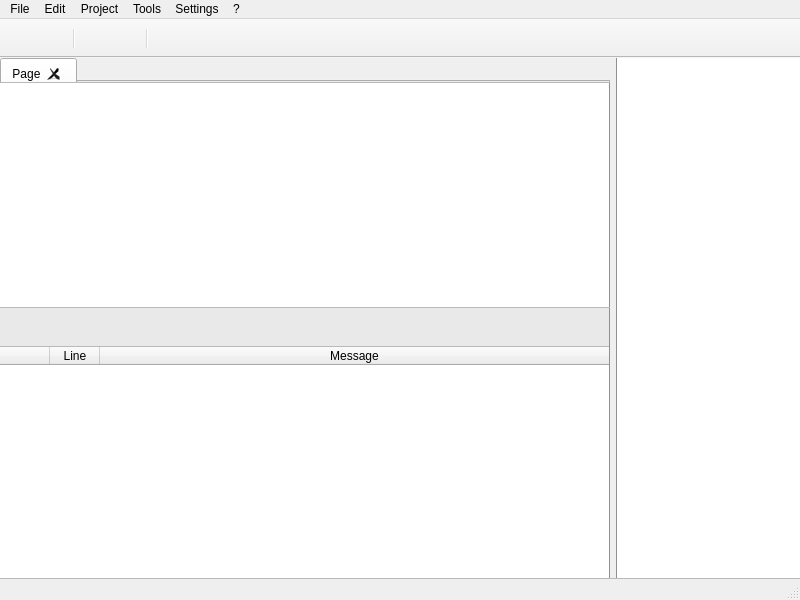
<?xml version="1.0" encoding="UTF-8"?>
<ui version="4.0">
 <class>ase::MainWindow</class>
 <widget class="QMainWindow" name="ase::MainWindow">
  <property name="geometry">
   <rect>
    <x>0</x>
    <y>0</y>
    <width>800</width>
    <height>600</height>
   </rect>
  </property>
  <property name="minimumSize">
   <size>
    <width>800</width>
    <height>600</height>
   </size>
  </property>
  <property name="windowTitle">
   <string>MainWindow</string>
  </property>
  <property name="styleSheet">
   <string notr="true">QStatusBar#statusBar
{
	border-top: 1px solid #B9B9B9;
}</string>
  </property>
  <widget class="QWidget" name="centralWidget">
   <property name="sizePolicy">
    <sizepolicy hsizetype="Preferred" vsizetype="Preferred">
     <horstretch>0</horstretch>
     <verstretch>0</verstretch>
    </sizepolicy>
   </property>
   <layout class="QGridLayout" name="gridLayout">
    <property name="leftMargin">
     <number>0</number>
    </property>
    <property name="topMargin">
     <number>0</number>
    </property>
    <property name="rightMargin">
     <number>0</number>
    </property>
    <property name="bottomMargin">
     <number>0</number>
    </property>
    <property name="verticalSpacing">
     <number>0</number>
    </property>
    <item row="0" column="0">
     <widget class="QTabWidget" name="tabWidget">
      <property name="sizePolicy">
       <sizepolicy hsizetype="Expanding" vsizetype="Fixed">
        <horstretch>0</horstretch>
        <verstretch>0</verstretch>
       </sizepolicy>
      </property>
      <property name="maximumSize">
       <size>
        <width>16777215</width>
        <height>24</height>
       </size>
      </property>
      <property name="styleSheet">
       <string notr="true">QTabBar::close-button
{
	image: url(:/images/tab_close.png);
}

QTabBar::close-button:hover
{
	image: url(:/images/tab_close_hover.png);
}

QTabBar::close-button:pressed
{
	image: url(:/images/tab_close_press.png);
}

QTabWidget:pane
{
}</string>
      </property>
      <property name="documentMode">
       <bool>false</bool>
      </property>
      <property name="tabsClosable">
       <bool>true</bool>
      </property>
      <widget class="QWidget" name="tab">
       <attribute name="title">
        <string>Page</string>
       </attribute>
      </widget>
     </widget>
    </item>
    <item row="0" column="1" rowspan="2">
     <widget class="QTreeWidget" name="treeWidget">
      <property name="sizePolicy">
       <sizepolicy hsizetype="Fixed" vsizetype="Expanding">
        <horstretch>0</horstretch>
        <verstretch>0</verstretch>
       </sizepolicy>
      </property>
      <property name="minimumSize">
       <size>
        <width>181</width>
        <height>401</height>
       </size>
      </property>
      <property name="styleSheet">
       <string notr="true">QTreeWidget
{
	border: 1px solid #909090;
	border-top: none;
	border-right: none;
	border-bottom: none;
}</string>
      </property>
      <property name="frameShape">
       <enum>QFrame::NoFrame</enum>
      </property>
      <property name="frameShadow">
       <enum>QFrame::Plain</enum>
      </property>
      <attribute name="headerVisible">
       <bool>false</bool>
      </attribute>
      <attribute name="headerStretchLastSection">
       <bool>true</bool>
      </attribute>
      <column>
       <property name="text">
        <string notr="true">1</string>
       </property>
      </column>
     </widget>
    </item>
    <item row="1" column="0">
     <widget class="QSplitter" name="splitter">
      <property name="orientation">
       <enum>Qt::Vertical</enum>
      </property>
      <property name="handleWidth">
       <number>0</number>
      </property>
      <property name="childrenCollapsible">
       <bool>false</bool>
      </property>
      <widget class="ase::ASEEditor" name="plainTextEdit">
       <property name="minimumSize">
        <size>
         <width>610</width>
         <height>150</height>
        </size>
       </property>
       <property name="styleSheet">
        <string notr="true">QPlainTextEdit#plainTextEdit
{
	border-top: 1px solid #B9B9B9;
	border-right: 1px solid #909090;
	border-left: none;
	border-bottom: none;
}

QPlainTextEdit#plainTextEdit
{
	background-color: #FFFFFF;
}</string>
       </property>
       <property name="lineWrapMode">
        <enum>QPlainTextEdit::NoWrap</enum>
       </property>
       <property name="tabStopWidth">
        <number>40</number>
       </property>
      </widget>
      <widget class="QFrame" name="frame">
       <property name="minimumSize">
        <size>
         <width>610</width>
         <height>100</height>
        </size>
       </property>
       <property name="styleSheet">
        <string notr="true">QFrame#frame
{
	border-top: 1px solid #b9b9b9;
	border-right: 1px solid #909090;
	background-color: white;
}</string>
       </property>
       <property name="frameShape">
        <enum>QFrame::NoFrame</enum>
       </property>
       <property name="frameShadow">
        <enum>QFrame::Plain</enum>
       </property>
       <property name="lineWidth">
        <number>0</number>
       </property>
       <layout class="QVBoxLayout" name="verticalLayout">
        <property name="spacing">
         <number>0</number>
        </property>
        <property name="leftMargin">
         <number>0</number>
        </property>
        <property name="topMargin">
         <number>0</number>
        </property>
        <property name="rightMargin">
         <number>0</number>
        </property>
        <property name="bottomMargin">
         <number>0</number>
        </property>
        <item>
         <widget class="QToolBar" name="errorToolBar">
          <property name="minimumSize">
           <size>
            <width>0</width>
            <height>34</height>
           </size>
          </property>
          <property name="styleSheet">
           <string notr="true">QToolBar#errorToolBar
{
    background-color: #e9e9e9;
	border-bottom: 1px solid #b9b9b9;
}</string>
          </property>
          <addaction name="actionClearTable"/>
          <addaction name="actionSaveTable"/>
          <addaction name="actionCloseDebugger"/>
         </widget>
        </item>
        <item>
         <widget class="QTableWidget" name="tableWidget">
          <property name="frameShape">
           <enum>QFrame::NoFrame</enum>
          </property>
          <property name="frameShadow">
           <enum>QFrame::Plain</enum>
          </property>
          <property name="lineWidth">
           <number>0</number>
          </property>
          <property name="sortingEnabled">
           <bool>true</bool>
          </property>
          <property name="rowCount">
           <number>0</number>
          </property>
          <property name="columnCount">
           <number>3</number>
          </property>
          <attribute name="horizontalHeaderVisible">
           <bool>true</bool>
          </attribute>
          <attribute name="horizontalHeaderCascadingSectionResizes">
           <bool>false</bool>
          </attribute>
          <attribute name="horizontalHeaderDefaultSectionSize">
           <number>50</number>
          </attribute>
          <attribute name="horizontalHeaderHighlightSections">
           <bool>true</bool>
          </attribute>
          <attribute name="horizontalHeaderMinimumSectionSize">
           <number>20</number>
          </attribute>
          <attribute name="horizontalHeaderShowSortIndicator" stdset="0">
           <bool>true</bool>
          </attribute>
          <attribute name="horizontalHeaderStretchLastSection">
           <bool>true</bool>
          </attribute>
          <attribute name="verticalHeaderVisible">
           <bool>false</bool>
          </attribute>
          <attribute name="verticalHeaderDefaultSectionSize">
           <number>20</number>
          </attribute>
          <attribute name="verticalHeaderMinimumSectionSize">
           <number>20</number>
          </attribute>
          <attribute name="verticalHeaderShowSortIndicator" stdset="0">
           <bool>false</bool>
          </attribute>
          <attribute name="verticalHeaderStretchLastSection">
           <bool>false</bool>
          </attribute>
          <column>
           <property name="text">
            <string/>
           </property>
          </column>
          <column>
           <property name="text">
            <string>Line</string>
           </property>
          </column>
          <column>
           <property name="text">
            <string>Message</string>
           </property>
           <property name="font">
            <font>
             <strikeout>false</strikeout>
            </font>
           </property>
          </column>
         </widget>
        </item>
       </layout>
      </widget>
     </widget>
    </item>
   </layout>
  </widget>
  <widget class="QMenuBar" name="menuBar">
   <property name="geometry">
    <rect>
     <x>0</x>
     <y>0</y>
     <width>800</width>
     <height>21</height>
    </rect>
   </property>
   <widget class="QMenu" name="menuFile">
    <property name="title">
     <string>File</string>
    </property>
    <addaction name="actionOpen"/>
    <addaction name="separator"/>
    <addaction name="actionSave_Script"/>
    <addaction name="actionSave_ROM"/>
    <addaction name="actionSave_As"/>
    <addaction name="separator"/>
    <addaction name="actionNew_Script"/>
    <addaction name="separator"/>
    <addaction name="actionExit"/>
   </widget>
   <widget class="QMenu" name="menuEdit">
    <property name="title">
     <string>Edit</string>
    </property>
    <addaction name="actionUndo"/>
    <addaction name="actionRedo"/>
    <addaction name="separator"/>
    <addaction name="actionCut"/>
    <addaction name="actionCopy"/>
    <addaction name="actionPaste"/>
    <addaction name="actionDelete"/>
    <addaction name="separator"/>
    <addaction name="actionSelect_All"/>
    <addaction name="actionFind_Replace"/>
   </widget>
   <widget class="QMenu" name="menuProject">
    <property name="title">
     <string>Project</string>
    </property>
    <addaction name="actionOpen_Project"/>
    <addaction name="actionSave_Project"/>
    <addaction name="separator"/>
    <addaction name="actionNew_Project"/>
    <addaction name="separator"/>
    <addaction name="actionProperties"/>
   </widget>
   <widget class="QMenu" name="menuTools">
    <property name="title">
     <string>Tools</string>
    </property>
    <addaction name="actionCompile_Script"/>
    <addaction name="actionDebug_Script"/>
    <addaction name="separator"/>
    <addaction name="actionDecompile_Script"/>
    <addaction name="actionDecompile_Levelscript"/>
    <addaction name="separator"/>
    <addaction name="actionCreate_text"/>
    <addaction name="actionCreate_movement"/>
   </widget>
   <widget class="QMenu" name="menu">
    <property name="title">
     <string>?</string>
    </property>
    <addaction name="actionHelp"/>
    <addaction name="actionAbout"/>
   </widget>
   <widget class="QMenu" name="menuSettings">
    <property name="title">
     <string>Settings</string>
    </property>
    <addaction name="actionReal_time_script_validator"/>
   </widget>
   <addaction name="menuFile"/>
   <addaction name="menuEdit"/>
   <addaction name="menuProject"/>
   <addaction name="menuTools"/>
   <addaction name="menuSettings"/>
   <addaction name="menu"/>
  </widget>
  <widget class="QToolBar" name="mainToolBar">
   <property name="movable">
    <bool>false</bool>
   </property>
   <property name="iconSize">
    <size>
     <width>24</width>
     <height>24</height>
    </size>
   </property>
   <attribute name="toolBarArea">
    <enum>TopToolBarArea</enum>
   </attribute>
   <attribute name="toolBarBreak">
    <bool>false</bool>
   </attribute>
   <addaction name="actionOpen_2"/>
   <addaction name="actionSave"/>
   <addaction name="separator"/>
   <addaction name="actionFind"/>
   <addaction name="actionCompile"/>
   <addaction name="separator"/>
   <addaction name="actionDecompile"/>
   <addaction name="actionLevelscript"/>
  </widget>
  <widget class="QStatusBar" name="statusBar"/>
  <action name="actionOpen">
   <property name="icon">
    <iconset resource="../ASE.qrc">
     <normaloff>:/images/toolbar_open.png</normaloff>:/images/toolbar_open.png</iconset>
   </property>
   <property name="text">
    <string>Open</string>
   </property>
   <property name="shortcut">
    <string>Ctrl+O</string>
   </property>
  </action>
  <action name="action">
   <property name="text">
    <string>-</string>
   </property>
  </action>
  <action name="actionSave_Script">
   <property name="text">
    <string>Save Script</string>
   </property>
   <property name="shortcut">
    <string>Ctrl+S</string>
   </property>
  </action>
  <action name="actionSave_ROM">
   <property name="icon">
    <iconset resource="../ASE.qrc">
     <normaloff>:/images/toolbar_save.png</normaloff>:/images/toolbar_save.png</iconset>
   </property>
   <property name="text">
    <string>Save ROM</string>
   </property>
  </action>
  <action name="actionSave_As">
   <property name="text">
    <string>Save As...</string>
   </property>
   <property name="shortcut">
    <string>Ctrl+Shift+S</string>
   </property>
  </action>
  <action name="actionNew_Script">
   <property name="text">
    <string>New Script...</string>
   </property>
   <property name="shortcut">
    <string>Ctrl+N</string>
   </property>
  </action>
  <action name="actionExit">
   <property name="text">
    <string>Exit</string>
   </property>
  </action>
  <action name="actionUndo">
   <property name="text">
    <string>Undo</string>
   </property>
  </action>
  <action name="actionRedo">
   <property name="text">
    <string>Redo</string>
   </property>
  </action>
  <action name="actionCut">
   <property name="text">
    <string>Cut</string>
   </property>
  </action>
  <action name="actionCopy">
   <property name="text">
    <string>Copy</string>
   </property>
  </action>
  <action name="actionPaste">
   <property name="text">
    <string>Paste</string>
   </property>
  </action>
  <action name="actionDelete">
   <property name="text">
    <string>Delete</string>
   </property>
  </action>
  <action name="actionSelect_All">
   <property name="text">
    <string>Select All</string>
   </property>
  </action>
  <action name="actionFind_Replace">
   <property name="text">
    <string>Find/Replace</string>
   </property>
  </action>
  <action name="actionOpen_Project">
   <property name="text">
    <string>Open Project</string>
   </property>
  </action>
  <action name="actionSave_Project">
   <property name="text">
    <string>Save Project</string>
   </property>
  </action>
  <action name="actionNew_Project">
   <property name="text">
    <string>New Project</string>
   </property>
  </action>
  <action name="actionProperties">
   <property name="text">
    <string>Properties...</string>
   </property>
  </action>
  <action name="actionCompile_Script">
   <property name="text">
    <string>Compile Script</string>
   </property>
  </action>
  <action name="actionDebug_Script">
   <property name="text">
    <string>Debug Script</string>
   </property>
  </action>
  <action name="actionDecompile_Script">
   <property name="text">
    <string>Decompile Script</string>
   </property>
  </action>
  <action name="actionDecompile_Levelscript">
   <property name="text">
    <string>Decompile Levelscript</string>
   </property>
  </action>
  <action name="actionCreate_text">
   <property name="text">
    <string>Create text</string>
   </property>
  </action>
  <action name="actionCreate_movement">
   <property name="text">
    <string>Create movement</string>
   </property>
  </action>
  <action name="actionHelp">
   <property name="text">
    <string>Help</string>
   </property>
  </action>
  <action name="actionAbout">
   <property name="icon">
    <iconset resource="../ASE.qrc">
     <normaloff>:/images/info.png</normaloff>:/images/info.png</iconset>
   </property>
   <property name="text">
    <string>About</string>
   </property>
  </action>
  <action name="actionOpen_2">
   <property name="icon">
    <iconset resource="../ASE.qrc">
     <normaloff>:/images/toolbar_open.png</normaloff>:/images/toolbar_open.png</iconset>
   </property>
   <property name="text">
    <string/>
   </property>
  </action>
  <action name="actionSave">
   <property name="icon">
    <iconset resource="../ASE.qrc">
     <normaloff>:/images/toolbar_save.png</normaloff>:/images/toolbar_save.png</iconset>
   </property>
   <property name="text">
    <string/>
   </property>
  </action>
  <action name="actionFind">
   <property name="icon">
    <iconset resource="../ASE.qrc">
     <normaloff>:/images/toolbar_find.png</normaloff>:/images/toolbar_find.png</iconset>
   </property>
   <property name="text">
    <string/>
   </property>
  </action>
  <action name="actionCompile">
   <property name="icon">
    <iconset resource="../ASE.qrc">
     <normaloff>:/images/toolbar_comp.png</normaloff>:/images/toolbar_comp.png</iconset>
   </property>
   <property name="text">
    <string/>
   </property>
  </action>
  <action name="actionDecompile">
   <property name="icon">
    <iconset resource="../ASE.qrc">
     <normaloff>:/images/toolbar_decomp.png</normaloff>:/images/toolbar_decomp.png</iconset>
   </property>
   <property name="text">
    <string/>
   </property>
  </action>
  <action name="actionLevelscript">
   <property name="icon">
    <iconset resource="../ASE.qrc">
     <normaloff>:/images/toolbar_level.png</normaloff>:/images/toolbar_level.png</iconset>
   </property>
   <property name="text">
    <string/>
   </property>
  </action>
  <action name="actionReal_time_script_validator">
   <property name="checkable">
    <bool>true</bool>
   </property>
   <property name="checked">
    <bool>true</bool>
   </property>
   <property name="text">
    <string>Real-time script validator</string>
   </property>
  </action>
  <action name="actionClearTable">
   <property name="icon">
    <iconset resource="../ASE.qrc">
     <normaloff>:/images/table_delete.png</normaloff>:/images/table_delete.png</iconset>
   </property>
   <property name="text">
    <string/>
   </property>
  </action>
  <action name="actionSaveTable">
   <property name="icon">
    <iconset resource="../ASE.qrc">
     <normaloff>:/images/table_save.png</normaloff>:/images/table_save.png</iconset>
   </property>
   <property name="text">
    <string/>
   </property>
  </action>
  <action name="actionCloseDebugger">
   <property name="icon">
    <iconset resource="../ASE.qrc">
     <normaloff>:/images/close_misc.png</normaloff>:/images/close_misc.png</iconset>
   </property>
   <property name="text">
    <string/>
   </property>
  </action>
 </widget>
 <layoutdefault spacing="6" margin="11"/>
 <customwidgets>
  <customwidget>
   <class>ase::ASEEditor</class>
   <extends>QPlainTextEdit</extends>
   <header location="global">ASEEditor.hpp</header>
  </customwidget>
 </customwidgets>
 <resources>
  <include location="../ASE.qrc"/>
 </resources>
 <connections>
  <connection>
   <sender>actionSave</sender>
   <signal>triggered()</signal>
   <receiver>actionSave_Script</receiver>
   <slot>trigger()</slot>
   <hints>
    <hint type="sourcelabel">
     <x>-1</x>
     <y>-1</y>
    </hint>
    <hint type="destinationlabel">
     <x>-1</x>
     <y>-1</y>
    </hint>
   </hints>
  </connection>
  <connection>
   <sender>actionCompile</sender>
   <signal>triggered()</signal>
   <receiver>actionCompile_Script</receiver>
   <slot>trigger()</slot>
   <hints>
    <hint type="sourcelabel">
     <x>-1</x>
     <y>-1</y>
    </hint>
    <hint type="destinationlabel">
     <x>-1</x>
     <y>-1</y>
    </hint>
   </hints>
  </connection>
  <connection>
   <sender>actionOpen_2</sender>
   <signal>triggered()</signal>
   <receiver>actionOpen</receiver>
   <slot>trigger()</slot>
   <hints>
    <hint type="sourcelabel">
     <x>-1</x>
     <y>-1</y>
    </hint>
    <hint type="destinationlabel">
     <x>-1</x>
     <y>-1</y>
    </hint>
   </hints>
  </connection>
  <connection>
   <sender>actionDecompile</sender>
   <signal>triggered()</signal>
   <receiver>actionDecompile_Script</receiver>
   <slot>trigger()</slot>
   <hints>
    <hint type="sourcelabel">
     <x>-1</x>
     <y>-1</y>
    </hint>
    <hint type="destinationlabel">
     <x>-1</x>
     <y>-1</y>
    </hint>
   </hints>
  </connection>
  <connection>
   <sender>actionLevelscript</sender>
   <signal>triggered()</signal>
   <receiver>actionDecompile_Levelscript</receiver>
   <slot>trigger()</slot>
   <hints>
    <hint type="sourcelabel">
     <x>-1</x>
     <y>-1</y>
    </hint>
    <hint type="destinationlabel">
     <x>-1</x>
     <y>-1</y>
    </hint>
   </hints>
  </connection>
 </connections>
</ui>
